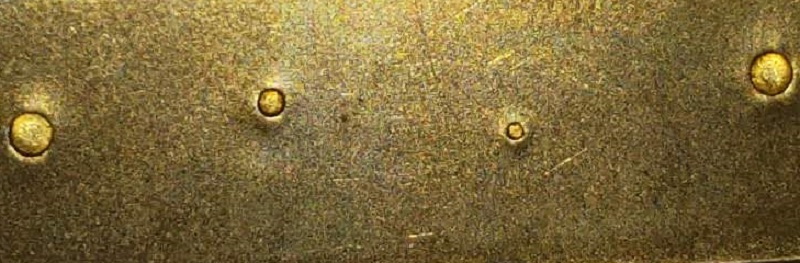
#> input picture ImageDetermine/Test_Alpha/Templatematch/jpg/DSC_0398.jpg, 800 x 263 px, found by its file name
$ python Templatematch.py
#> lines starting #> are read from the running program, lines starting #| are printed output that depends on the picture
import cv2
import numpy as np
from matplotlib import pyplot as plt

# メイン画像とテンプレート画像をグレースケールで読み込む
img_path = 'Z:/G2kaihatu/VSCode/tenpure/jpg/DSC_0398.jpg'  # メイン画像のパス
template_path = 'Z:/G2kaihatu/VSCode/tenpure/jpg/DSC_0398Template.jpg'  # テンプレート画像のパス

# メイン画像を読み込む
img = cv2.imread(img_path, 0)
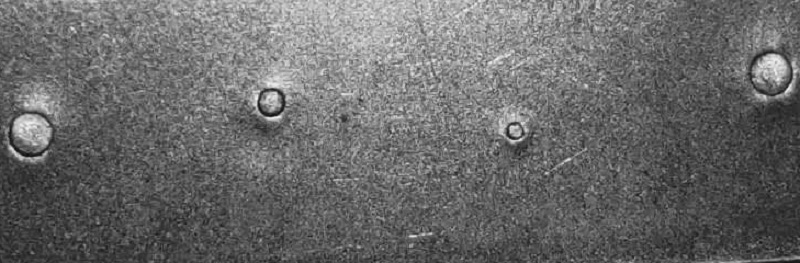
#> img: shape (263, 800); min 14, max 244, mean 105.9
if img is None:
    raise FileNotFoundError(f"メイン画像が見つかりません。パスを確認してください: {img_path}")

# テンプレート画像を読み込む
template = cv2.imread(template_path, 0)
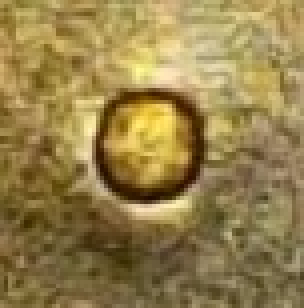
#> input picture ImageDetermine/Test_Alpha/Templatematch/jpg/DSC_0398Template.jpg, 76 x 77 px, found by its file name (shown 4 times larger)
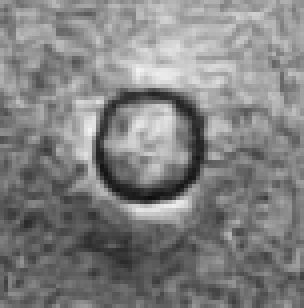
#> template: shape (77, 76) (shown 4 times larger); min 15, max 242, mean 128.9
if template is None:
    raise FileNotFoundError(f"テンプレート画像が見つかりません。パスを確認してください: {template_path}")

# テンプレート画像の幅と高さを取得
w, h = template.shape[::-1]
#> w = 76; h = 77

# テンプレートマッチングのためにメイン画像をコピー
img2 = img.copy()

# 比較する6つのテンプレートマッチング手法のリスト
methods = ['cv2.TM_CCOEFF', 'cv2.TM_CCOEFF_NORMED', 'cv2.TM_CCORR',
           'cv2.TM_CCORR_NORMED', 'cv2.TM_SQDIFF', 'cv2.TM_SQDIFF_NORMED']

# 各手法を試す
for meth in methods:
    img = img2.copy()  # 元の画像を再度コピーしてリセットする
    method = eval(meth)  # 文字列を対応する関数に変換する

    # テンプレートマッチングを適用する
    res = cv2.matchTemplate(img, template, method)
    min_val, max_val, min_loc, max_loc = cv2.minMaxLoc(res)  # マッチ結果の最小値、最大値、およびそれらの位置を取得

    # TM_SQDIFF または TM_SQDIFF_NORMEDの場合は最小値を使用する
    if method in [cv2.TM_SQDIFF, cv2.TM_SQDIFF_NORMED]:
        top_left = min_loc
    else:
        top_left = max_loc
    bottom_right = (top_left[0] + w, top_left[1] + h)  # テンプレートの位置の右下の座標を計算する

    # マッチした領域を矩形で囲む
    cv2.rectangle(img, top_left, bottom_right, 255, 2)

    # 結果を表示する
    plt.subplot(121), plt.imshow(res, cmap='gray')
    plt.title('Matching Result'), plt.xticks([]), plt.yticks([])
    plt.subplot(122), plt.imshow(img, cmap='gray')
    plt.title('Detected Point'), plt.xticks([]), plt.yticks([])
    plt.suptitle(meth)

    # グラフを表示する
    plt.show()
#> this loop made 6 passes
#> (min_val, max_val, min_loc, top_left, bottom_right) on passes 1 to 4: (-2330993, 9970207, (8, 61), (234, 66), (310, 143)), (-0.285, 0.999, (12, 42), (234, 66), (310, 143)), (46142444, 130088064, (724, 179), (322, 0), (398, 77)), (0.885, 1, (0, 61), (234, 66), (310, 143))
#> (min_val, max_val, max_loc, top_left, bottom_right) on passes 5 to 6: (22496, 37944720, (724, 180), (234, 66), (310, 143)), (0.00021, 0.763, (724, 179), (234, 66), (310, 143))
#> pass 1, `res = cv2.matchTemplate(img, template, method)`:
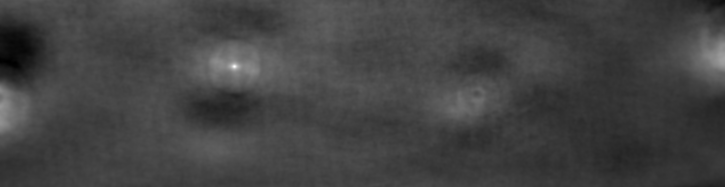
#> res: shape (187, 725) float32; min -2330993, max 9970207, mean 905935.7; drawn with min black and max white
#> pass 1, `plt.show()`:
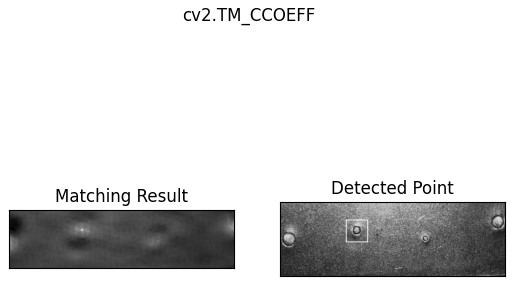
#> figure drawn by matplotlib, 2 panels
#> pass 3, `res = cv2.matchTemplate(img, template, method)`:
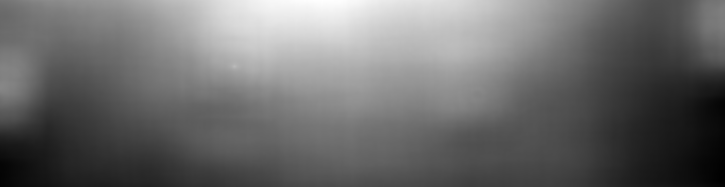
#> res: shape (187, 725) float32; min 46142444, max 130088064, mean 81479816; drawn with min black and max white
#> after the loop:
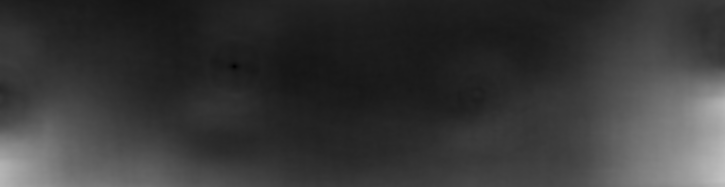
#> res: shape (187, 725) float32; min 0.00021, max 0.763, mean 0.224
